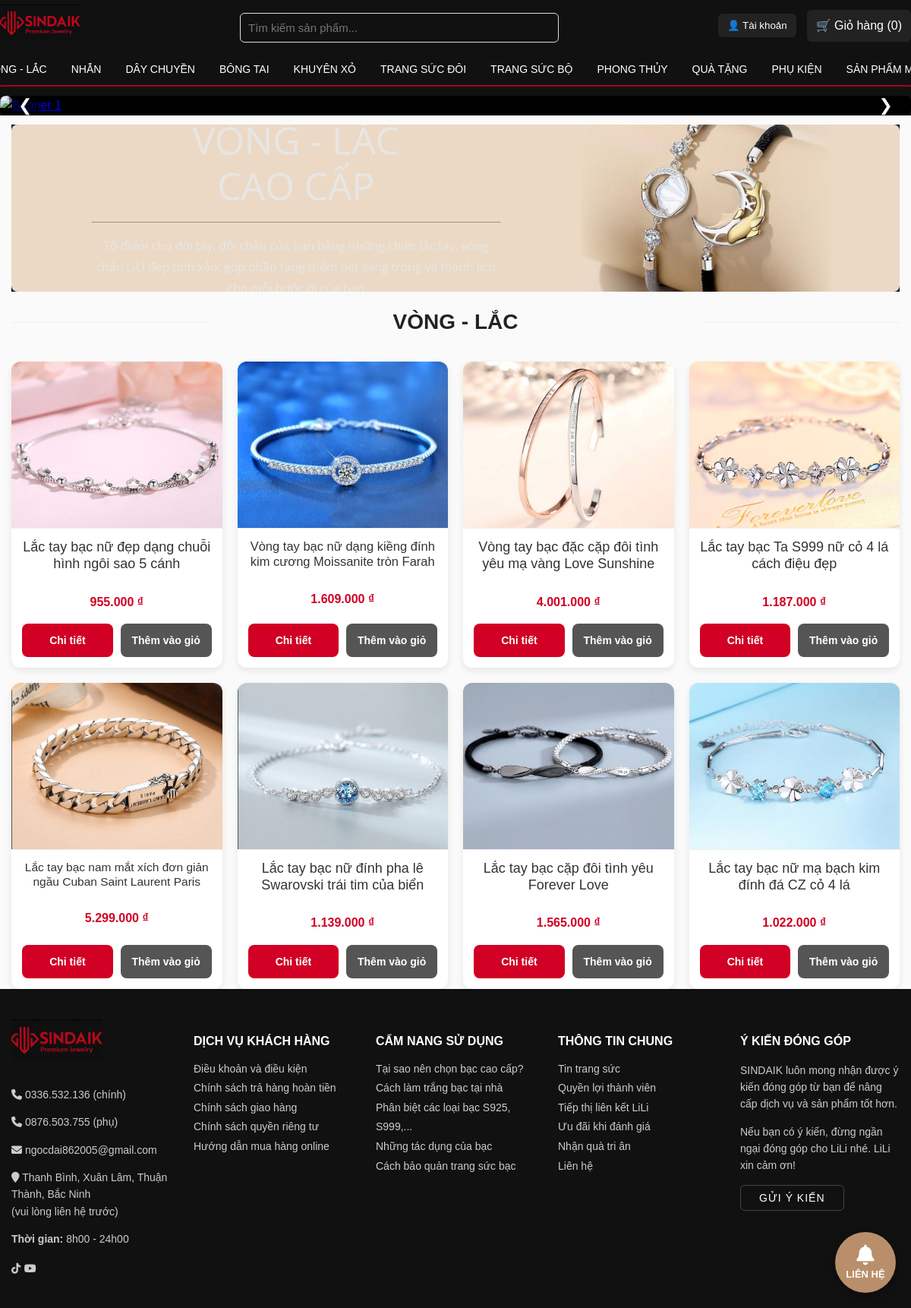
/category.php?category=Vòng - Lắc, run on the app's committed database.
### tables this page shows
CREATE TABLE `products` (
  `id` int(11) NOT NULL,
  `name` varchar(255) NOT NULL,
  `category` varchar(100) NOT NULL,
  `description` text,
  `price` decimal(10,2) NOT NULL DEFAULT '0.00',
  `discount` int(11) NOT NULL DEFAULT '0',
  `image` varchar(255) DEFAULT NULL,
  `created_at` timestamp NOT NULL DEFAULT CURRENT_TIMESTAMP
);

### init.php (called while the page is built, shortened)
<?php
function e($str) {
    return htmlspecialchars($str, ENT_QUOTES | ENT_SUBSTITUTE, 'UTF-8');
}

### category.php (the view, shortened to what this page needs)
<?php
require 'init.php';
include 'header.php';
$category = isset($_GET['category']) ? trim($_GET['category']) : '';
function to_slug($text) {
    $text = trim($text);
    $text = mb_strtolower($text, 'UTF-8');
    $trans = @iconv('UTF-8', 'ASCII//TRANSLIT//IGNORE', $text);
    if ($trans !== false) {
        $text = $trans;
    }
    $text = preg_replace('/[^a-z0-9]+/i', '-', $text);
    $text = trim($text, '-');
    return $text;
}
$banner_map = [
    'qua-tang'      => 'banner5.png',
    'bong-tai'      => 'bongtai.png',
    'day-chuyen'    => 'daychuyen.png',
    'khuyen-xo'     => 'khuyenxo.png',
    'khuye n xo'    => 'khuyenxo.png',
    'khuyenxo'      => 'khuyenxo.png',
    'nhan'          => 'nhan.png',
    'trang-suc-bo'  => 'trangsucbo.png',
    'trang-suc-doi' => 'trangsucdoi.png',
    'vong-lac'      => 'vonglac.png',
    'phong-thuy'    => 'phongthuy.png',
    'trangsucbo'    => 'trangsucbo.png',
    'trangsucdoi'   => 'trangsucdoi.png',
    'vonglac'       => 'vonglac.png',
    'phongthuy'     => 'phongthuy.png',
    'quat tang'     => 'banner5.png',
];
$slug = to_slug($category);
$bannerFile = 'banner.png';
if (isset($banner_map[$slug]) && !empty($banner_map[$slug])) {
    $bannerFile = $banner_map[$slug];
} else {
    $altKey = str_replace('-', '', $slug);
    if (isset($banner_map[$altKey])) $bannerFile = $banner_map[$altKey];
}
$bannerPath = "assets/images/{$bannerFile}";
$stmt = $conn->prepare("SELECT * FROM products WHERE category = ? ORDER BY created_at DESC");
$stmt->bind_param("s", $category);
$stmt->execute();
$res = $stmt->get_result();
$products = $res ? $res->fetch_all(MYSQLI_ASSOC) : [];
?>
<?php if ($bannerPath !== ''): ?>
    <div class="site-banner category-banner" style="margin-top:12px;">
        <img src="<?php echo e($bannerPath); ?>" alt="<?php echo e($category); ?> banner" loading="lazy">
    </div>
<?php endif; ?>
<h1 class="section-title" style="margin-top:18px">
    <span><?php echo e(mb_strtoupper($category, 'UTF-8')); ?></span>
</h1>
<?php if (count($products) > 0): ?>
    <div class="product-grid">
        <?php foreach ($products as $p):
            $img = !empty($p['image']) ? $p['image'] : 'no-image.png';
            $imgPath = "assets/images/" . $img;
        ?>
            <div class="card">
                <a href="product.php?id=<?php echo e($p['id']); ?>">
                    <img src="<?php echo e($imgPath); ?>" alt="<?php echo e($p['name']); ?>">
                </a>
                <div class="card-body">
                    <h3 class="product-title"><?php echo e($p['name']); ?></h3>
                    <p class="price"><?php echo number_format($p['price'], 0, ',', '.'); ?> ₫</p>
                    <div class="card-actions">
                        <a class="btn detail-btn" href="product.php?id=<?php echo e($p['id']); ?>">Chi tiết</a>
                        <a class="btn btn-secondary add-to-cart" href="cart.php?action=add&id=<?php echo e($p['id']); ?>">Thêm vào giỏ</a>
                    </div>
                </div>
            </div>
        <?php endforeach; ?>
    </div>
<?php endif; ?>
<?php
include 'footer.php';

### assets/css/style.css (style rules this page uses)
:root { --primary: #b88f6a; --brand: #d10024; --dark: #111; --muted: #777; --light: #fff; --bg: #fafafa; --card-shadow: 0 4px 10px rgba(0,0,0,0.08); --card-hover-shadow: 0 6px 16px rgba(0,0,0,0.12); --radius-sm: 6px; --radius-md: 12px; --transition-fast: 0.22s ease; }
html, body { font-family: Arial, Helvetica, sans-serif; font-size: 16px; line-height: 1.6; margin: 0; padding: 0; color: #222; background: var(--bg); -webkit-font-smoothing: antialiased; -moz-osx-font-smoothing: grayscale; text-rendering: optimizeLegibility; }
* { box-sizing: border-box; }
.site-banner { background:#111; padding:0; display:block; }
.site-banner img { width:100%; height:auto; object-fit:cover; display:block; border-radius:4px; }
.category-banner img { width:100%; height:220px; object-fit:cover; display:block; border-radius:8px; }
.section-title { position: relative; text-align:center; font-size:28px; font-weight:600; margin: 30px 0; color:#222; }
.section-title::before, .section-title::after { content:""; position:absolute; top:50%; width:22%; height:1px; background:#eee; }
.section-title::before { left:0; }
.section-title::after { right:0; }
.product-grid { display: grid; grid-template-columns: repeat(auto-fill, minmax(260px, 1fr)); gap: 20px; align-items: stretch; }
.card { background:#fff; border-radius: var(--radius-md); box-shadow: var(--card-shadow); overflow:hidden; transition: transform var(--transition-fast), box-shadow var(--transition-fast); display:flex; flex-direction:column; height:100%; }
.card img { width:100%; height:220px; object-fit:cover; display:block; border-bottom:1px solid #f0f0f0; }
.card-body { padding: 14px; text-align:center; display:flex; flex-direction:column; gap:10px; flex:1 1 auto; }
.product-title, .card-body h3 { margin: 0; font-size: 18px; font-weight: 500; color: #333; line-height: 1.2; display: -webkit-box; -webkit-box-orient: vertical; overflow: hidden; -webkit-line-clamp: 2; max-height: calc(1.2em * 2); word-break: break-word; }
.price { font-size:16px; font-weight:700; color:var(--brand); margin-bottom:6px; }
.card-actions { display:flex; gap:10px; margin-top:auto; align-items:stretch; }
.card-actions .btn, .card-actions .btn-secondary { flex: 1 1 0; display:flex; align-items:center; justify-content:center; padding: 10px 12px; border-radius: 8px; font-size: 14px; font-weight:600; min-height:44px; text-decoration:none; border:none; box-sizing:border-box; }
.card-actions .btn { background: var(--brand); color:#fff; }
.card-actions .btn-secondary { background:#555; color:#fff; }
.card-actions .btn + .btn-secondary { margin-left:0; }
.btn { display:inline-flex; align-items:center; justify-content:center; padding:8px 14px; border-radius:6px; text-decoration:none; font-size:14px; font-weight:500; color:#fff; background:var(--brand); border:none; cursor:pointer; transition: background var(--transition-fast); }
.btn-secondary { background:#555; color:#fff; }

### data on the page
products: image (picture), name "Lắc tay bạc nữ đẹp dạng chuỗi hình ngôi sao 5 cánh", price "955.000"
products: image (picture), name "Vòng tay bạc nữ dạng kiềng đính kim cương Moissanite tròn Farah", price "1.609.000"
products: image (picture), name "Vòng tay bạc đặc cặp đôi tình yêu mạ vàng Love Sunshine", price "4.001.000"
products: image (picture), name "Lắc tay bạc Ta S999 nữ cỏ 4 lá cách điệu đẹp", price "1.187.000"
products: image (picture), name "Lắc tay bạc nam mắt xích đơn giản ngầu Cuban Saint Laurent Paris", price "5.299.000"
products: image (picture), name "Lắc tay bạc nữ đính pha lê Swarovski trái tim của biển", price "1.139.000"
products: image (picture), name "Lắc tay bạc cặp đôi tình yêu Forever Love", price "1.565.000"
products: image (picture), name "Lắc tay bạc nữ mạ bạch kim đính đá CZ cỏ 4 lá", price "1.022.000"

### other printed values
mb_strtoupper($category, 'UTF-8') "VÒNG - LẮC"
